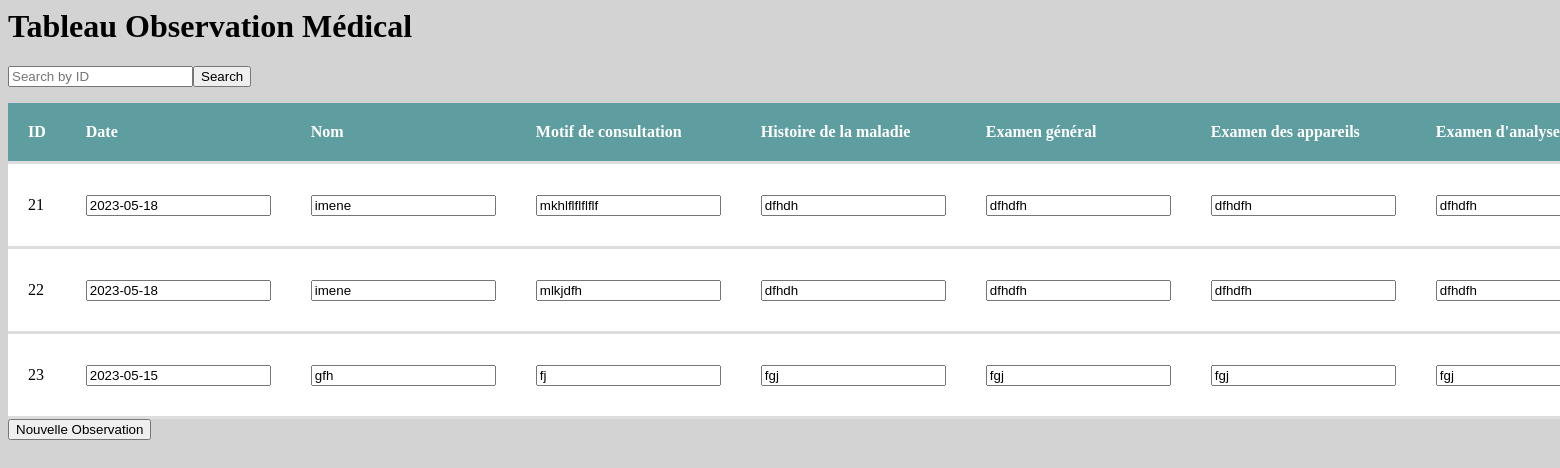
The page /observation.php on the database its author committed.
### tables this page shows
CREATE TABLE `observation` (
  `id` int(50) NOT NULL,
  `date` date DEFAULT NULL,
  `nom` varchar(30) NOT NULL,
  `motif_consultation` varchar(255) DEFAULT NULL,
  `histoire_maladie` text,
  `examen_general` text,
  `examen_appareils` text,
  `examen_analyse` text,
  `orientation_clinique` varchar(255) DEFAULT NULL
);

### observation.php (the view, shortened to what this page needs)
<?php
$servername = "localhost";
$username = "root";
$password = "";
$dbname = "dbmem";
$conn = mysqli_connect($servername, $username, $password, $dbname);
if (isset($_GET['search'])) {
    $searchQuery = $_GET['search'];
    $sql = "SELECT * FROM observation WHERE id = '$searchQuery'";
    $result = mysqli_query($conn, $sql);
} else {
    $sql = "SELECT * FROM observation";
    $result = mysqli_query($conn, $sql);
}
if (mysqli_num_rows($result) > 0) {
    echo "<h1>Tableau Observation Médical</h1>";
    echo '<form action="' . $_SERVER['PHP_SELF'] . '" method="GET">';
    echo '<input type="text" name="search" placeholder="Search by ID">';
    echo '<button type="submit">Search</button>';
    echo '</form>';
      echo "<table>";
    echo "<tr><th>ID</th><th>Date</th><th>Nom</th><th>Motif de consultation</th><th>Histoire de la maladie</th><th>Examen général</th><th>Examen des appareils</th><th>Examen d'analyse</th><th>Orientation clinique</th><th>Action</th></tr>";
    while ($row = mysqli_fetch_assoc($result)) {
        echo "<tr>";
        echo "<form method='POST'>";
        echo "<td>" . $row['id'] . "</td>";
        echo "<td><input type='text' name='date' value='" . $row['date'] . "'></td>";
        echo "<td><input type='text' name='nom' value='" . $row['nom'] . "'></td>";
        echo "<td><input type='text' name='motif_consultation' value='" . $row['motif_consultation'] . "'></td>";
        echo "<td><input type='text' name='histoire_maladie' value='" . $row['histoire_maladie'] . "'></td>";
        echo "<td><input type='text' name='examen_general' value='" . $row['examen_general'] . "'></td>";
        echo "<td><input type='text' name='examen_appareils' value='" . $row['examen_appareils'] . "'></td>";
        echo "<td><input type='text' name='examen_analyse' value='" . $row['examen_analyse'] . "'></td>";
        echo "</form>";
        echo "</tr>";
    }
    echo "</table>";
} else {
    echo "Aucun resultat disponible";
}
echo '<button onclick="location.href=\'obs_add.php\'">Nouvelle Observation</button>';
?>

### observation.php (style rules this page uses)
table { border-collapse: collapse; width: 100%; }
th, td { text-align: left; padding: 20px; border-bottom: 3px solid #ddd; color: black; }
tr { background-color: white; }
th { background-color: cadetblue; color: white; }

### rows shown on the page
observation: id "21", date "2023-05-18", nom "imene", motif_consultation "mkhlflflflflf", histoire_maladie "dfhdh", examen_general "dfhdfh", examen_appareils "dfhdfh", examen_analyse "dfhdfh"
observation: id "22", date "2023-05-18", nom "imene", motif_consultation "mlkjdfh", histoire_maladie "dfhdh", examen_general "dfhdfh", examen_appareils "dfhdfh", examen_analyse "dfhdfh"
observation: id "23", date "2023-05-15", nom "gfh", motif_consultation "fj", histoire_maladie "fgj", examen_general "fgj", examen_appareils "fgj", examen_analyse "fgj"
